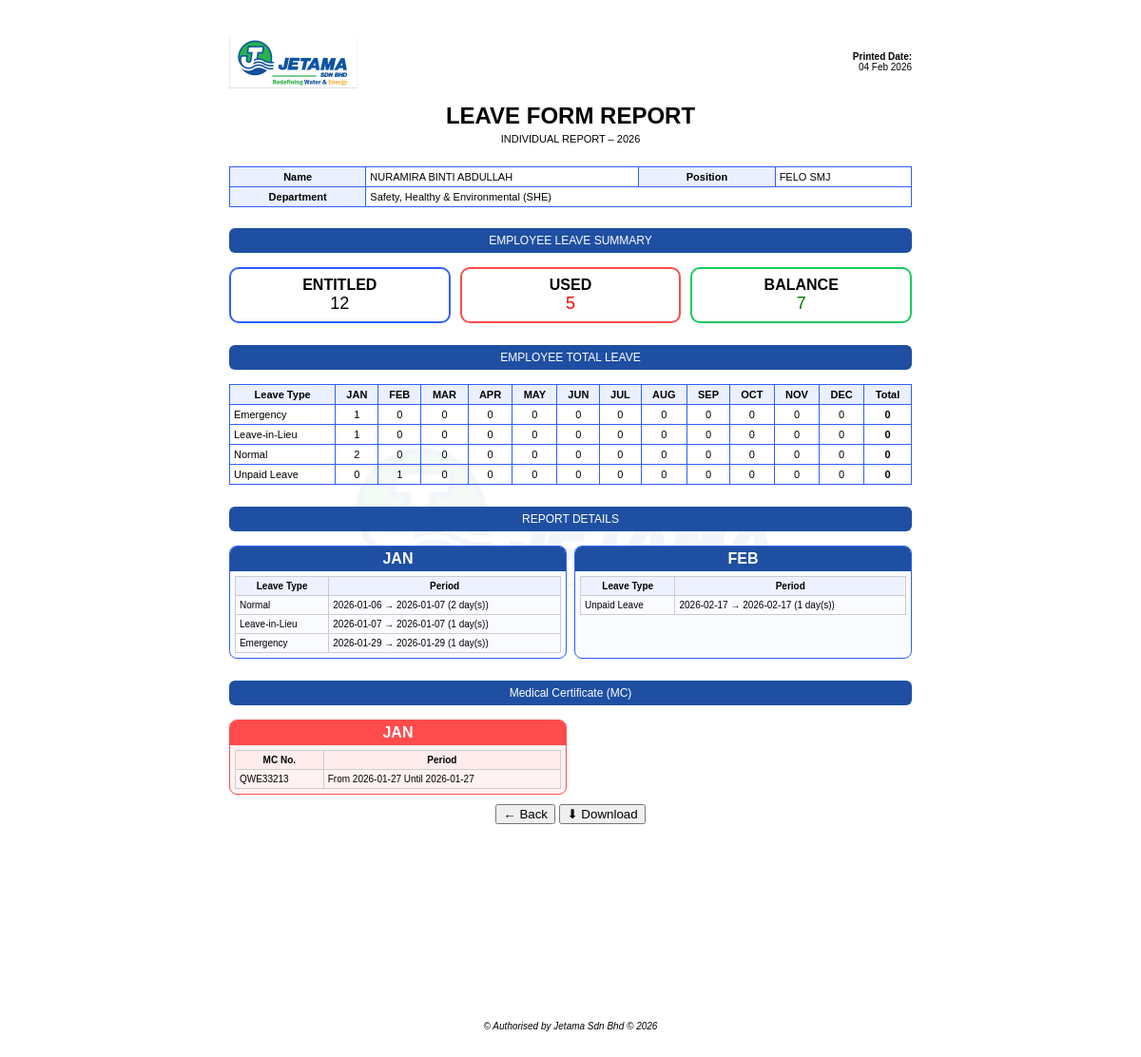
The app's page /admin/leave-report/employee/6/view (signed in) with its own data.
### tables this page shows
CREATE TABLE users (
            id INTEGER PRIMARY KEY AUTOINCREMENT,
            username TEXT UNIQUE NOT NULL,
            full_name TEXT NOT NULL,
            password_hash TEXT NOT NULL,
            role TEXT NOT NULL CHECK(role IN ('admin','user')),
            created_at TEXT NOT NULL
        , entitlement INTEGER DEFAULT 0, department_id INTEGER REFERENCES departments(id), position TEXT, approver_role TEXT, ic_number TEXT, email TEXT, phone TEXT, address TEXT, enrollment_date TEXT, availability TEXT DEFAULT 'Available', profile_photo TEXT, last_login TEXT, reset_token TEXT, reset_token_expiry TEXT, profile_photos TEXT);

CREATE TABLE departments (
            id INTEGER PRIMARY KEY AUTOINCREMENT,
            name TEXT UNIQUE NOT NULL
        );

CREATE TABLE leave_applications (
            id INTEGER PRIMARY KEY AUTOINCREMENT,
            user_id INTEGER NOT NULL,
            full_name TEXT,
            position TEXT,
            leave_type TEXT NOT NULL,
            start_date TEXT NOT NULL,
            end_date TEXT NOT NULL,
            total_days INTEGER,
            reason TEXT,
            status TEXT NOT NULL DEFAULT 'Pending Check',
            checker_name TEXT,
            approver_name TEXT,
            support_doc TEXT,
            contact_address TEXT,
            contact_phone TEXT,
            created_at TEXT NOT NULL,
            checked_at TEXT,
            approved_at TEXT,
            FOREIGN KEY (user_id) REFERENCES users(id)
        );

CREATE TABLE mc_records (
            id INTEGER PRIMARY KEY AUTOINCREMENT,
            user_id INTEGER NOT NULL,
            mc_number TEXT,
            start_date TEXT,
            end_date TEXT,
            pdf_path TEXT,
            uploaded_by INTEGER,
            created_at TEXT NOT NULL,
            FOREIGN KEY (user_id) REFERENCES users(id),
            FOREIGN KEY (uploaded_by) REFERENCES users(id)
        );

### app.py (the view)
@app.route("/admin/leave-report/employee/<int:user_id>/view")
@admin_required
def view_individual_leave_report(user_id):
    year = request.args.get("year")
    if not year:
        year = str(datetime.now().year)
    conn = get_db()
    c = conn.cursor()
    c.execute("""
        SELECT u.full_name, u.position, u.entitlement, d.name AS department
        FROM users u
        LEFT JOIN departments d ON u.department_id = d.id
        WHERE u.id = ?
    """, (user_id,))
    emp = c.fetchone()
    c.execute("""
        SELECT leave_type, start_date, end_date, total_days
        FROM leave_applications
        WHERE user_id = ?
          AND status = 'Approved'
          AND strftime('%Y', start_date) = ?
        ORDER BY start_date
    """, (user_id, year))
    approved_leaves = c.fetchall()
    c.execute("""
        SELECT mc_number, start_date, end_date
        FROM mc_records
        WHERE user_id = ?
          AND strftime('%Y', start_date) = ?
        ORDER BY start_date
    """, (user_id, year))
    mc_records = c.fetchall()
    conn.close()
    months = ["JAN","FEB","MAR","APR","MAY","JUN",
              "JUL","AUG","SEP","OCT","NOV","DEC"]
    month_map = {
        "JAN":"01","FEB":"02","MAR":"03","APR":"04",
        "MAY":"05","JUN":"06","JUL":"07","AUG":"08",
        "SEP":"09","OCT":"10","NOV":"11","DEC":"12"
    }
    monthly = {m: {} for m in months}
    for l in approved_leaves:
        if not l["start_date"] or not l["end_date"]:
            continue
        if l["leave_type"] == "MC":
            continue
        start = datetime.strptime(l["start_date"], "%Y-%m-%d").date()
        end   = datetime.strptime(l["end_date"], "%Y-%m-%d").date()
        d = start
        while d <= end:
            if d.year == int(year) and d.weekday() < 5:
                m = months[d.month - 1]
                monthly[m][l["leave_type"]] = monthly[m].get(l["leave_type"], 0) + 1
            d += timedelta(days=1)
    entitled = emp["entitlement"] or 0
    used = sum(sum(v.values()) for v in monthly.values())
    balance = max(0, entitled - used)
    summary = {
        "entitled": entitled,
        "used": used,
        "balance": balance
    }
    leave_types = sorted(
        {l["leave_type"] for l in approved_leaves if l["leave_type"] != "MC"}
    )
    formatted_approved = []
    for l in approved_leaves:
        formatted_approved.append({
            "leave_type": l["leave_type"],
            "start_date": l["start_date"],
            "end_date": l["end_date"],
            "total_days": l["total_days"]
        })
    formatted_mc = []
    for mc in mc_records:
        formatted_mc.append({
            "mc_number": mc["mc_number"],
            "start_date": mc["start_date"],
            "end_date": mc["end_date"]
        })
    return render_template(
        "reports/individual_leave_report.html",
        employee={
            "name": emp["full_name"],
            "position": emp["position"]
        },
        department=emp["department"],
        year=year,
        printed_date=datetime.now().strftime("%d %b %Y"),
        current_year=datetime.now().year,
        summary=summary,
        months=months,
        month_map=month_map,
        monthly=monthly,
        leave_types=leave_types,
        approved_leaves=formatted_approved,
        mc_records=formatted_mc
    )

### app.py (called while the page is built)
def get_db():
    conn = sqlite3.connect(DB_PATH)
    conn.row_factory = sqlite3.Row
    return conn

def _add_column_if_missing(cur, table, name, coltype):
    cur.execute(f"PRAGMA table_info({table})")
    cols = [r["name"] for r in cur.fetchall()]
    if name not in cols:
        cur.execute(f"ALTER TABLE {table} ADD COLUMN {name} {coltype}")

@app.before_request
def ensure_db():
    init_db()

def auto_reset_mc_availability():
    today = date.today().isoformat()
    conn = get_db()
    c = conn.cursor()
    c.execute("""
        SELECT DISTINCT u.id
        FROM mc_records m
        JOIN users u ON u.id = m.user_id
        WHERE m.end_date IS NOT NULL
        AND date(m.end_date) < date(?)
        AND u.availability = 'MC'
    """, (today,))
    users_to_reset = c.fetchall()
    for u in users_to_reset:
        c.execute(
            "UPDATE users SET availability='Available' WHERE id=?",
            (u["id"],)
        )
    conn.commit()
    conn.close()

@app.before_request
def before_any_request():
    auto_reset_mc_availability()

def admin_required(fn):
    @wraps(fn)
    def wrapper(*args, **kwargs):
        if session.get("role") != "admin":
            flash("Admin access only.", "warning")
            return redirect(url_for("login"))
        return fn(*args, **kwargs)
    return wrapper

@app.context_processor
def inject_current_year():
    from datetime import datetime
    return {
        "current_year": datetime.now().year
    }

@app.context_processor
def inject_my_leaves():
    my_leaves = []
    if session.get("user_id"):
        conn = get_db()
        c = conn.cursor()
        c.execute("""
            SELECT status
            FROM leave_applications
            WHERE user_id=?
            ORDER BY id DESC
            LIMIT 1
        """, (session["user_id"],))
        my_leaves = c.fetchall()
        conn.close()
    return dict(my_leaves=my_leaves)

@app.context_processor
def inject_globals():
    return dict(current_time=datetime.now().strftime("%Y-%m-%d %H:%M"))

### templates/reports/individual_leave_report.html (shortened to what this page needs)
<!DOCTYPE html>
<html lang="en">
<head>
</head>
<body>
<div class="page">
<div class="watermark">
<img src="{{ url_for('static', filename='logoJ.png') }}">
</div>
<div class="content">
<div style="display:flex;justify-content:space-between;align-items:center;margin-bottom:4mm;">
  <img src="{{ url_for('static', filename='logo jetamaa.jpg') }}" style="height:55px;">
  <div style="font-size:10px;text-align:right;">
    <b>Printed Date:</b><br>{{ printed_date }}
  </div>
</div>
<h2 style="text-align:center;margin:4px 0;">LEAVE FORM REPORT</h2>
<div style="text-align:center;font-size:11px;margin-bottom:6mm;">
INDIVIDUAL REPORT – {{ year }}
</div>
<table>
<tr>
<th style="width:20%">Name</th>
<td style="width:40%">{{ employee.name }}</td>
<th style="width:20%">Position</th>
<td>{{ employee.position }}</td>
</tr>
<tr>
<th>Department</th>
<td colspan="3">{{ department }}</td>
</tr>
</table>
<div class="section-title">EMPLOYEE LEAVE SUMMARY</div>
<div class="summary-container">
  <div class="summary-box"><b>ENTITLED</b><div style="font-size:18px;">{{ summary.entitled }}</div></div>
  <div class="summary-box summary-used"><b>USED</b><div style="font-size:18px;color:red;">{{ summary.used }}</div></div>
  <div class="summary-box summary-balance"><b>BALANCE</b><div style="font-size:18px;color:green;">{{ summary.balance }}</div></div>
</div>
<div class="section-title">EMPLOYEE TOTAL LEAVE</div>
<table>
<tr>
<th>Leave Type</th>
{% for m in months %}<th>{{ m }}</th>{% endfor %}
<th>Total</th>
</tr>
{% for lt in leave_types %}
<tr>
<td>{{ lt }}</td>
{% set total=0 %}
{% for m in months %}
{% set val=monthly[m].get(lt,0) %}
<td style="text-align:center">{{ val }}</td>
{% set total=total+val %}
{% endfor %}
<td style="text-align:center"><b>{{ total }}</b></td>
</tr>
{% endfor %}
</table>
<div class="section-title">REPORT DETAILS</div>
<div class="details-grid">
{% for m in months %}
{% set ns = namespace(list=[]) %}
{% if ns.list %}
<div class="details-card">
<div class="month-header">{{ m }}</div>
<div class="details-body">
<table class="details-table">
<tr><th>Leave Type</th><th>Period</th></tr>
{% for l in ns.list %}
<tr>
<td>{{ l.leave_type }}</td>
<td>{{ l.start_date }} → {{ l.end_date }} ({{ l.total_days }} day(s))</td>
</tr>
{% endfor %}
</table>
</div>
</div>
{% endif %}
{% endfor %}
</div>
<div class="section-title">Medical Certificate (MC)</div>
<div class="details-grid">
{% for m in months %}
{% set ns = namespace(list=[]) %}
{% if ns.list %}
<div class="details-card mc">
<div class="month-header">{{ m }}</div>
<div class="details-body">
<table class="details-table">
<tr><th>MC No.</th><th>Period</th></tr>
{% for mc in ns.list %}
<tr>
<td>{{ mc.mc_number or mc.mc_no or '-' }}</td>
<td>From {{ mc.start_date }} Until {{ mc.end_date }}</td>
</tr>
{% endfor %}
</table>
</div>
</div>
{% endif %}
{% endfor %}
</div>
</div>
<div class="footer">
© Authorised by Jetama Sdn Bhd © {{ current_year }}
</div>
<div class="no-print" style="text-align:center;margin-top:10px;">
<button onclick="history.back()">← Back</button>
<button onclick="window.print()">⬇ Download</button>
</div>
</div>
</body>
</html>

### templates/reports/individual_leave_report.html (style rules this page uses)
* { -webkit-print-color-adjust: exact !important; print-color-adjust: exact !important; }
body { margin:0; padding:0; background:white; font-family:Arial,Helvetica,sans-serif; }
.page { position:relative; width:210mm; height:297mm; margin:0 auto; background:white; padding:10mm; box-sizing:border-box; }
.watermark { position:absolute; top:50%; left:50%; width:65%; transform:translate(-50%,-50%); opacity:0.05; z-index:0; }
.watermark img { width:100%; }
.content { position:relative;z-index:1; }
.section-title { background:#1f4fa3 !important; color:white !important; padding:6px; text-align:center; margin:6mm 0 4mm; border-radius:6px; font-size:12px; }
table { width:100%; border-collapse:collapse; font-size:11px; }
th,td { border:1px solid #2f5fff; padding:4px; }
th { background:#eaf0ff !important; }
.summary-container { display:flex; justify-content:space-between; gap:10px; }
.summary-box { width:30%; border:2px solid #2f5fff; border-radius:10px; padding:8px; text-align:center; }
.summary-used { border-color:#ff4b4b; }
.summary-balance { border-color:#1bc95a; }
.details-grid { display:grid; grid-template-columns:repeat(2,1fr); gap:8px; margin-top:6px; }
.details-card { border:1px solid #2f5fff; border-radius:8px; overflow:hidden; background:#f9fbff !important; }
.details-card.mc { border-color:#ff4b4b; background:#fff2f2 !important; }
.month-header { background:#1f4fa3 !important; color:white !important; padding:4px; text-align:center; font-weight:bold; }
.details-card.mc .month-header { background:#ff4b4b !important; }
.details-body { padding:5px; }
.details-table { width:100%; border-collapse:collapse; font-size:10px; }
.details-table th, .details-table td { border:1px solid #ccc; padding:4px; }
.details-table th { background:#eef2ff !important; }
.details-card.mc th { background:#ffecec !important; }
.footer { position:absolute; bottom:10mm; left:0; width:100%; text-align:center; font-size:10px; font-style:italic; }

### records on screen
users: name "NURAMIRA BINTI ABDULLAH", position "FELO SMJ"
departments: name "Safety, Healthy & Environmental (SHE)"
leave_applications: leave_type "Emergency", months "1" "0" "0" "0" "0" "0" "0" "0" "0" "0" "0" "0", total "0", start_date "2026-01-29", end_date "2026-01-29", total_days "1"
leave_applications: leave_type "Leave-in-Lieu", months "1" "0" "0" "0" "0" "0" "0" "0" "0" "0" "0" "0", total "0", start_date "2026-01-07", end_date "2026-01-07", total_days "1"
leave_applications: leave_type "Normal", months "2" "0" "0" "0" "0" "0" "0" "0" "0" "0" "0" "0", total "0", start_date "2026-01-06", end_date "2026-01-07", total_days "2"
leave_applications: leave_type "Unpaid Leave", months "0" "1" "0" "0" "0" "0" "0" "0" "0" "0" "0" "0", total "0", start_date "2026-02-17", end_date "2026-02-17", total_days "1"
mc_records: mc_number "QWE33213", start_date "2026-01-27", end_date "2026-01-27"

### other values on screen
{{ year }} "2026"
{{ summary.entitled }} "12"
{{ summary.used }} "5"
{{ summary.balance }} "7"
{{ m }} "JAN" "FEB" "MAR" "APR" "MAY" "JUN" "JUL" "AUG" "SEP" "OCT" "NOV" "DEC"
{{ m }} "JAN" "FEB"
{{ m }} "JAN"
